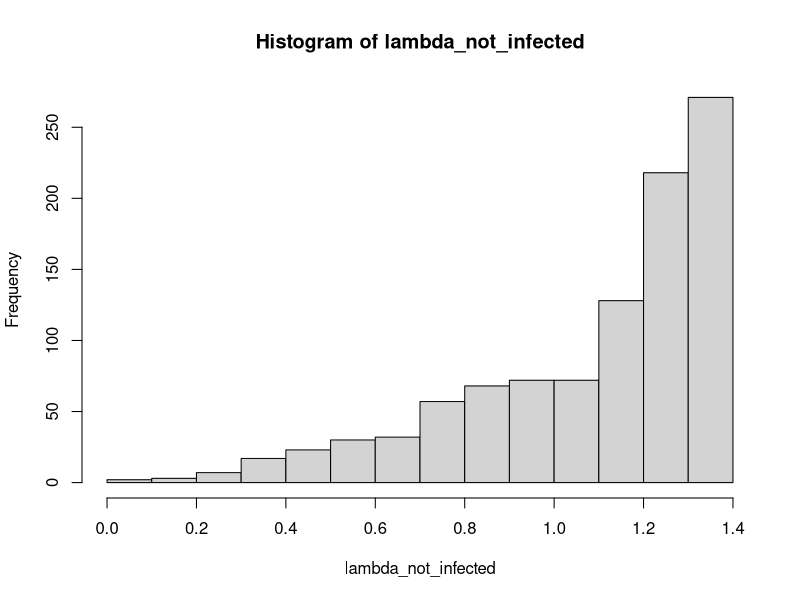
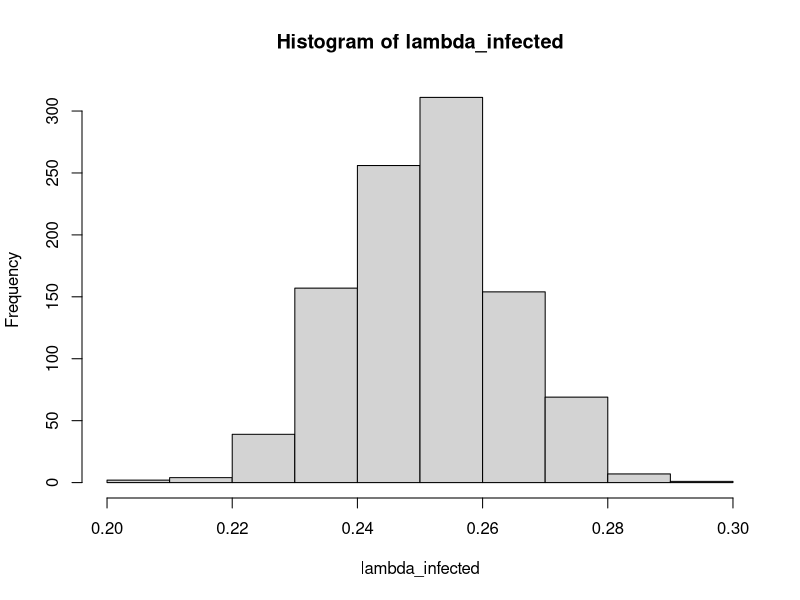
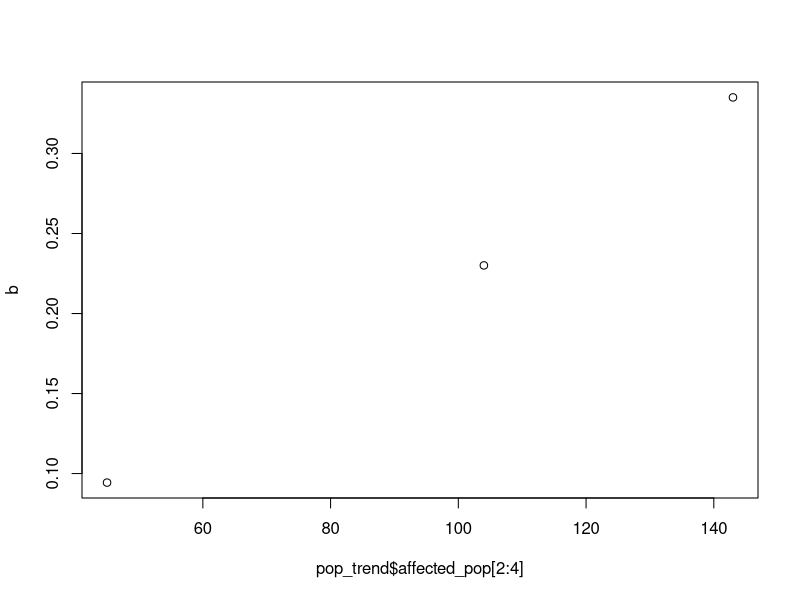
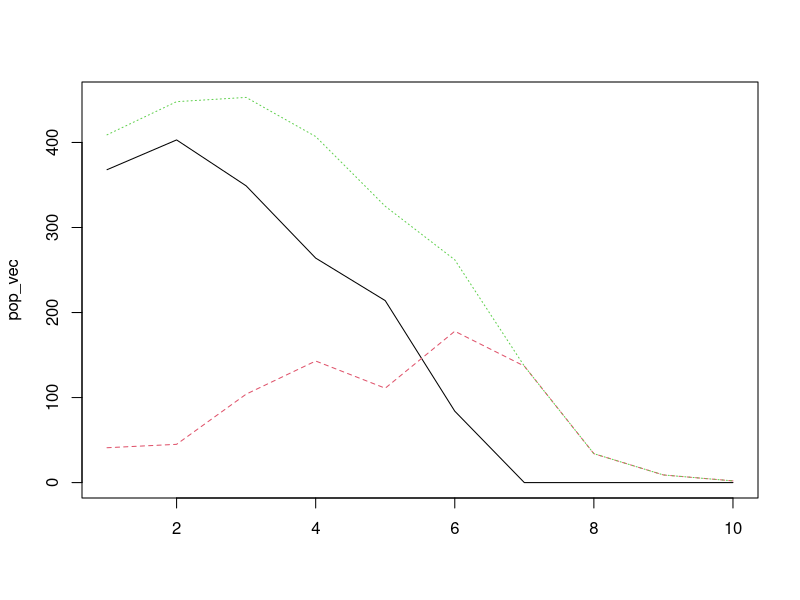
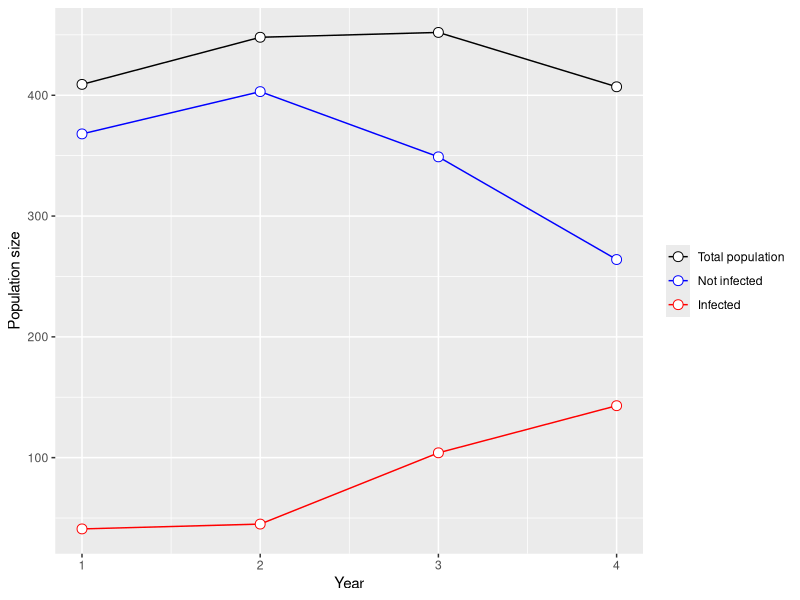

Source code (R) for these figures, in order:

rm(list = ls())


#### first get all lambda total values using survival data ####

#survivals
#s0 = 0.85 ## assumed
s1 = 0.81474
s2 = 0.7517774
s3 = 0.6705938
s4 = 0.5937116 

## function to calculate lamdas

lambda_fun = function(survival){
  
  s = survival

  mat = matrix(0, nrow = 2, ncol = 2)

  mat[1,1] = 0.47 * s * 0.38 * 1
  mat[1,2] = s * 0.85 * 1
  mat[2,1] = 0.47 * s
  mat[2,2] = s

  mat_eigen = eigen(mat)
  lambda = mat_eigen$values[1]

  return(lambda)
}

lam1 = lambda_fun(s1)
lam2 = lambda_fun(s2)
lam3 = lambda_fun(s3)
lam4 = lambda_fun(s4)

lam_e_fun = function(nt1, ne1, lam_t1, lam_u){
  
  nu1 = nt1 - ne1
  
  lambda_e = (nt1*lam_t1 - nu1*lam_u) / ne1
  
  return(lambda_e)
  
}


#### init pop size
init_total = 409
init_affected = round(init_total * 0.1)
init_unaffected = round(init_total - init_affected)

lam_e = lam_e_fun(init_total, init_affected, lam2, lam1)

lam_u = lam1


#### define function for 2 pop categories ####

pop_split_fun = function(nt_time1, lambda_time1, lambda_time2, lambda_u, lambda_e){
  
  nt_time2 = lambda_time1* nt_time1
  nu2 = ( (nt_time2*lambda_time2) - (nt_time2*lambda_e )) / (lambda_u - lambda_e)
  ne2 = nt_time2 - nu2
  
  # give vector of year 2: total pop, unaffected pop, affected pop
  pop = c(nt_time2, nu2, ne2)
  pop = round(pop)
  
  return(pop)
}

pop_year1 = c(init_total, init_unaffected, init_affected)
pop_year2 = pop_split_fun(pop_year1[1], lam1, lam2, lam_u, lam_e)
pop_year3 = pop_split_fun(pop_year2[1], lam2, lam3, lam_u, lam_e)
pop_year4 = pop_split_fun(pop_year3[1], lam3, lam4, lam_u, lam_e)


#### compile into df ####
years = c(1,2,3,4)

pop_trend = rbind.data.frame(pop_year1, pop_year2, pop_year3, pop_year4)
pop_trend = cbind(years, pop_trend)

colnames(pop_trend)[1] = "year"
colnames(pop_trend)[2] = "total_pop"
colnames(pop_trend)[3] = "unaffected_pop"
colnames(pop_trend)[4] = "affected_pop"


#### stochasticity for both lambdas ####
iterations = 1000

## percent stochasticity of mean
stoch = 0.05

### for lambda no infected use beta distribution of survival

##get parameters for beta distribution
estBetaParams = function(mu, var) {
  alpha = ((1 - mu) / var - 1 / mu) * mu ^ 2
  beta = alpha * (1 / mu - 1)
  return(params = list(alpha = alpha, beta = beta))
}

## get beta params
p1 = estBetaParams(s1,s1*stoch) 
## get beta random numbers
Sa1 = rbeta(iterations, p1$alpha, p1$beta)

lambda_not_infected = vector(mode = "numeric", length = 0)
for(i in 1:iterations){
  lambda_not_infected[i] = lambda_fun(Sa1[i])
}
hist(lambda_not_infected)

### for beta infected use normal of lam_e with 0.05 sigma, cut off at 0
lambda_infected = rnorm(iterations, lam_e, sd = 0.05*lam_e)
for(i in 1:iterations){
  if(lambda_infected[i] < 0){
    lambda_infected[i] = 0
  }
}
hist(lambda_infected)



#### project into future #### need to include transmission somehow

## get transmission rate from pop trend

#define function to get it
beta_fun = function(nu1, ne1, ne2, lambda_e){
  
  #beta = - ( (nu2 - (nu1*lambda_u)) / nu1)
  
  beta = ( (ne2 - (ne1*lambda_e)) / nu1)
}

b1 = beta_fun(pop_trend$unaffected_pop[1],
              pop_trend$affected_pop[1],
              pop_trend$affected_pop[2],
              lam_e)
b2 = beta_fun(pop_trend$unaffected_pop[2],
              pop_trend$affected_pop[2],
              pop_trend$affected_pop[3],
              lam_e)
b3 = beta_fun(pop_trend$unaffected_pop[3],
              pop_trend$affected_pop[3],
              pop_trend$affected_pop[4],
              lam_e)

b = c(b1,b2,b3)
plot(pop_trend$affected_pop[2:4], b )

#### regression: fit curve to data to act as transmission ####

linear.model = lm(pop_trend$unaffected_pop[2:4] ~ pop_trend$affected_pop[2:4] )
summary(linear.model)

coeffs = linear.model$coefficients


#### project into future #### 

#quick funcion to check if less than 0  make zero
lt_zero = function(x){
  if(x < 0){
    x=0
    return(x)
  }else{
    return(x)
  }
}


year = 10

pop_vec = matrix(0, ncol = 3, nrow = year)
pop_vec[1:4,1] = pop_trend$unaffected_pop
pop_vec[1:4,2] = pop_trend$affected_pop

  for(t in 5:year){
    
    ## 1. project
    pop_vec[t,1] = pop_vec[t-1,1]*lam_u
    pop_vec[t,2] = pop_vec[t-1,2]*lam_e
    
    pop_vec[t,1] = lt_zero(pop_vec[t,1])
    pop_vec[t,2] = lt_zero(pop_vec[t,2])
    
    ## 2. transmission
    if(pop_vec[t,1] > 0){
      num_trans = as.numeric(coeffs[2]*pop_vec[t,1] + coeffs[1])
      num_trans = round(num_trans, digits = 0)
      
      if(num_trans > pop_vec[t,1]){
        num_trans = pop_vec[t,1]
      }
      
      # subtract from pops
      pop_vec[t,1] = pop_vec[t,1] - num_trans
      pop_vec[t,2] = pop_vec[t,2] + num_trans  
      
      pop_vec[t,1] = lt_zero(pop_vec[t,1])
      pop_vec[t,2] = lt_zero(pop_vec[t,2])
    }
    
    pop_vec[t,1] = round(pop_vec[t,1])
    pop_vec[t,2] = round(pop_vec[t,2])
    
    
}

pop_vec[,3] = pop_vec[,1] + pop_vec[,2]
matplot(pop_vec, type = "l")





#### plot ####
library(ggplot2)
library(reshape2)

pop = melt(pop_trend, id.vars = "year")

p = ggplot(data = pop, aes(x=year, y=value, group = variable, color = variable))+
      geom_line() +
      geom_point( size=3, shape=21, fill="white") +
      scale_x_continuous("Year") +
      scale_y_continuous("Population size") +
      scale_color_manual(labels = c("Total population", "Not infected", "Infected"), values = c("black", "blue", "red"))+
      theme(legend.title=element_blank())

print(p)

# setwd("C:/Users/oliver/Google Drive/PhD/Research/Indiana bat/figs/")
# tempname = "spread_in_pop.pdf"
# ggsave(tempname, plot = p, device = NULL, path = NULL, 
#        scale = 0.7, width = NA, height = NA, 
#        units = c("cm"), dpi = 300)




